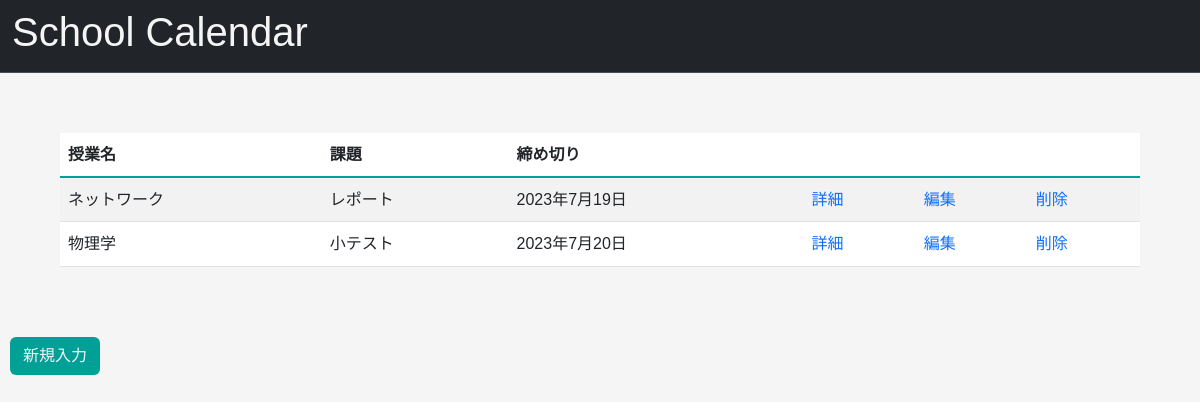
/, run on an earlier commit of the app's database.
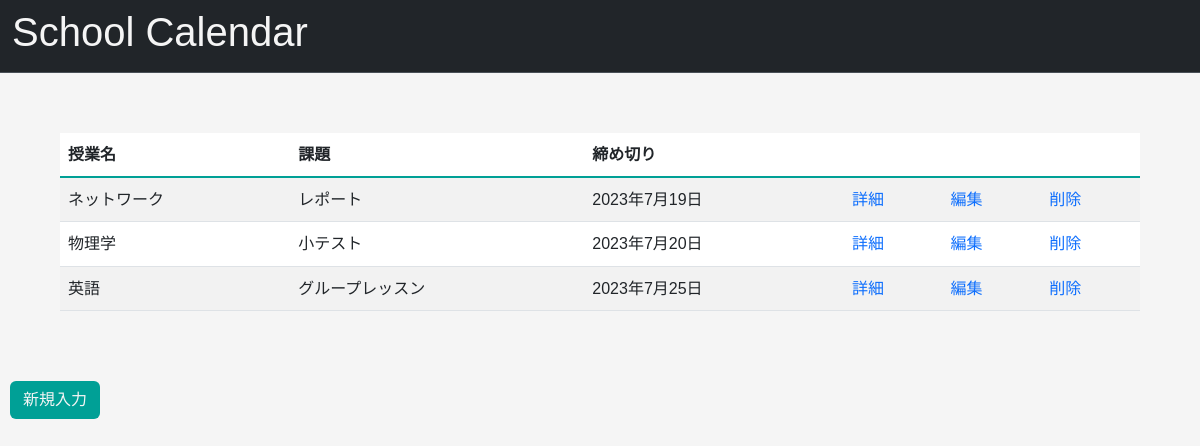
And on a later commit of the database.
### todo/models.py (models this page shows, shortened)
class Todo(models.Model):
    title = models.CharField("授業名", max_length=30)
    deadline = models.DateField("締め切り")
    assignment = models.TextField("課題", blank=True, max_length=20)
    description = models.TextField("詳細", blank=True, max_length=20)

### todo/views.py (the view)
# urls.py: path("", TodoList.as_view(), name="list"),
class TodoList(ListView):
    model = Todo
    context_object_name = "tasks"

### todo/templates/todo/todo_list.html
{% extends 'todo/base.html' %}
{% block content %}
<table class="table table-striped">
	<thead>
		<tr>
			<th scope="col">授業名</th>
			<th scope="col">課題</th>
			<th scope="col">締め切り</th>
			<th scope="col"></th>
			<th scope="col"></th>
			<th scope="col"></th>
		</tr>
	</thead>
	<tbody class="table-group-divider">
		{% for task in tasks %}
			<tr>
				<td>{{task.title}}</td>
				<td>{{task.assignment}}</td>
				<td>{{task.deadline}}</td>
				<td><a href="{% url 'detail' task.pk %}">詳細</a></td>
				<td><a href="{% url 'update' task.pk %}">編集</a></td>
				<td><a href="{% url 'delete' task.pk %}">削除</a></td>
			</tr>
		{% endfor %}
	</tbody>
</table>
<div class="btn-position">
	<a class="btn" href="{% url 'create' %}">新規入力</a>
</div>
{% endblock content %}

What changed in the data, as far as the page shows it:
added Todo: title "英語", assignment "グループレッスン", deadline "2023年7月25日"
